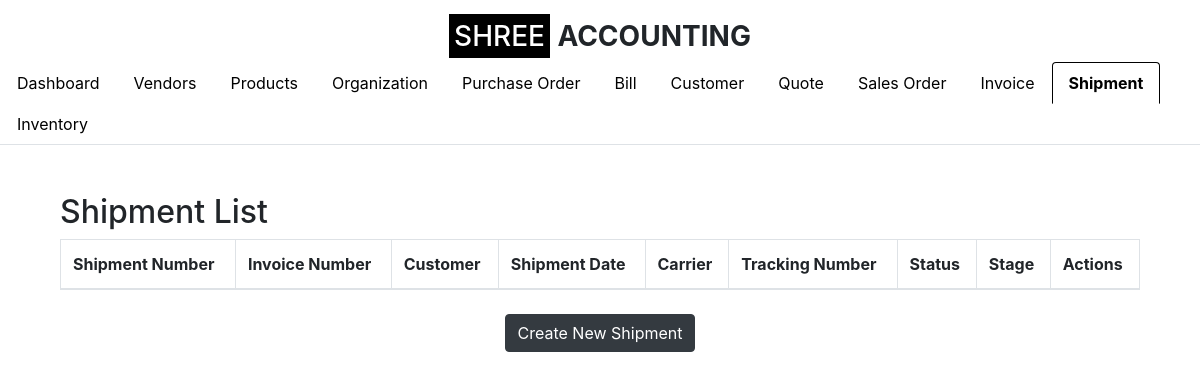
Page /shipment_list (signed in) on the earlier database version.
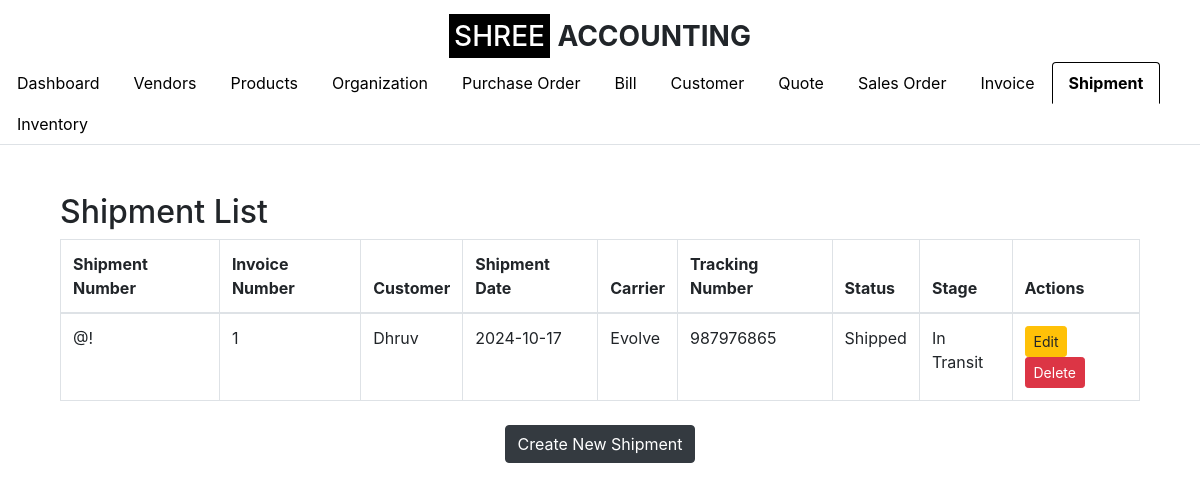
Same page on the later database version.
### app.py (models this page shows, shortened)
class Shipment(db.Model):
    __tablename__ = 'shipment'
    id = db.Column(db.Integer, primary_key=True)
    shipment_number = db.Column(db.String(50), nullable=False, unique=True)
    invoice_id = db.Column(db.Integer, db.ForeignKey('invoice.id'), nullable=False)
    shipment_date = db.Column(db.Date, nullable=False)
    carrier = db.Column(db.String(100), nullable=True)
    tracking_number = db.Column(db.String(100), nullable=True)
    status = db.Column(db.String(50), nullable=False, default='Pending')  # Status of the shipment
    stage = db.Column(db.String(50), nullable=False, default='Pending')  # Shipment stages
    organization_id = db.Column(db.Integer, db.ForeignKey('organization.id'), nullable=False)
    invoice = db.relationship('Invoice', backref=db.backref('shipments', lazy=True))
    organization = db.relationship('Organization', backref=db.backref('shipments', lazy=True))

class Invoice(db.Model):
    __tablename__ = 'invoice'
    id = db.Column(db.Integer, primary_key=True)
    invoice_number = db.Column(db.String(50), nullable=False, unique=True)
    customer_id = db.Column(db.Integer, db.ForeignKey('customer.id'), nullable=False)
    invoice_date = db.Column(db.Date, nullable=False)
    total_amount = db.Column(db.Float, nullable=False)
    status = db.Column(db.String(50), nullable=False, default='Draft')
    organization_id = db.Column(db.Integer, db.ForeignKey('organization.id'), nullable=False)
    customer = db.relationship('Customer', backref=db.backref('invoices', lazy=True))
    line_items = db.relationship('InvoiceLineItem', backref='invoice_ref', lazy=True, cascade="all, delete-orphan")

class Customer(db.Model):
    id = db.Column(db.Integer, primary_key=True)
    customer_name = db.Column(db.String(100), nullable=False)
    company_name = db.Column(db.String(100), nullable=False)
    email_id = db.Column(db.String(100), nullable=False)
    phone_number = db.Column(db.String(15), nullable=False)
    address = db.Column(db.String(255), nullable=False)
    gst_number = db.Column(db.String(15), nullable=True)  # GST Number is optional
    organization_id = db.Column(db.Integer, db.ForeignKey('organization.id'), nullable=False)
    organization = db.relationship('Organization', backref=db.backref('customers', lazy=True))

### app.py (the view)
    def wrap(*args, **kwargs):
        if 'logged_in' in session:
            return f(*args, **kwargs)
        else:
            flash('Please log in first.', 'warning')
            return redirect(url_for('login'))

### app.py (called while the page is built)
def login_required(f):
    def wrap(*args, **kwargs):
        if 'logged_in' in session:
            return f(*args, **kwargs)
        else:
            flash('Please log in first.', 'warning')
            return redirect(url_for('login'))
    wrap.__name__ = f.__name__
    return wrap

@app.route('/shipment_list')
@login_required
def shipment_list():
    organization_id = session.get('organization_id')
    shipments = Shipment.query.join(Invoice).filter(
        Invoice.organization_id == organization_id,
        Shipment.organization_id == organization_id
    ).all()
    return render_template('shipment_list.html', shipments=shipments, show_logo=True, active_tab='shipment')

### templates/shipment_list.html (shortened to what this page needs)
{% extends "base.html" %}
{% block content %}
<div class="container mt-5">
    <h2>Shipment List</h2>
        <table class="table table-bordered">
        <thead>
            <tr>
                <th>Shipment Number</th>
                <th>Invoice Number</th>
                <th>Customer</th>
                <th>Shipment Date</th>
                <th>Carrier</th>
                <th>Tracking Number</th>
                <th>Status</th>
                <th>Stage</th>
                <th>Actions</th>
            </tr>
        </thead>
        <tbody>
            {% for shipment in shipments %}
            <tr>
                <td>{{ shipment.shipment_number }}</td>
                <td>{{ shipment.invoice.invoice_number }}</td>
                <td>{{ shipment.invoice.customer.customer_name }}</td>
                <td>{{ shipment.shipment_date }}</td>
                <td>{{ shipment.carrier }}</td>
                <td>{{ shipment.tracking_number }}</td>
                <td>{{ shipment.status }}</td>
                <td>{{ shipment.stage }}</td>
                <td>
                    <a href="{{ url_for('edit_shipment', shipment_id=shipment.id) }}" class="btn btn-warning btn-sm">Edit</a>
                    <form action="{{ url_for('delete_shipment', shipment_id=shipment.id) }}" method="POST" style="display:inline-block;">
                        <button type="submit" class="btn btn-danger btn-sm" onclick="return confirm('Are you sure you want to delete this shipment?')">Delete</button>
                    </form>
                </td>
            </tr>
            {% endfor %}
        </tbody>
    </table>
    <div class="text-center mt-4">
        <a href="{{ url_for('create_shipment') }}" class="btn btn-dark">Create New Shipment</a>
    </div>
</div>
{% endblock %}

### templates/base.html (shortened to what this page needs)
<!DOCTYPE html>
<html lang="en">
<head>
    <link href="https://stackpath.bootstrapcdn.com/bootstrap/4.5.2/css/bootstrap.min.css" rel="stylesheet">
</head>
<body>
{% if show_logo %}
<div class="text-center logo">
    <h3><span style="background-color:black;color:white;padding:5px;">SHREE</span> <span style="font-weight:bold;">ACCOUNTING</span></h3>
</div>
{% endif %}
<ul class="nav nav-tabs">
    <li class="nav-item">
        <a class="nav-link {% if active_tab == 'dashboard' %}active{% endif %}" href="/dashboard">Dashboard</a>
    </li>
    <li class="nav-item">
        <a class="nav-link {% if active_tab == 'vendor_master' %}active{% endif %}" href="/vendor_list">Vendors</a>
    </li>
    <li class="nav-item">
    <a class="nav-link {% if active_tab == 'product' %}active{% endif %}" href="/product_list">Products</a>
    </li>
    <li class="nav-item">
                <a class="nav-link" href="{{ url_for('organization_list') }}">Organization</a>
    </li>
    <li class="nav-item">
    <a class="nav-link {% if active_tab == 'purchase_order' %}active{% endif %}" href="/purchase_order_list">Purchase Order</a>
    </li>
    <li class="nav-item">
        <a class="nav-link {% if active_tab == 'bill' %}active{% endif %}" href="/bill">Bill</a>
    </li>
    <li class="nav-item">
        <a class="nav-link {% if active_tab == 'customer' %}active{% endif %}" href="/customer_list">Customer</a>
    </li>
    <li class="nav-item">
        <a class="nav-link {% if active_tab == 'quote' %}active{% endif %}" href="/quote">Quote</a>
    </li>
    <li class="nav-item">
        <a class="nav-link {% if active_tab == 'sales_order' %}active{% endif %}" href="/sales_order">Sales Order</a>
    </li>
    <li class="nav-item">
        <a class="nav-link {% if active_tab == 'invoice' %}active{% endif %}" href="/invoice">Invoice</a>
    </li>
    <li class="nav-item">
        <a class="nav-link {% if active_tab == 'shipment' %}active{% endif %}" href="/shipment_list">Shipment</a>
    </li>
    <li class="nav-item">
        <a class="nav-link {% if active_tab == 'inventory' %}active{% endif %}" href="/inventory">Inventory</a>
    </li>
</ul>
<div class="container">
    {% block content %}
    {% endblock %}
</div>
</body>
</html>

### templates/base.html (style rules this page uses)
.logo { margin-top: 20px; }
.nav-tabs { margin-bottom: 20px; }
.nav-tabs .nav-link { color: #000; }
.nav-tabs .nav-link.active { border-color: #000 #000 #fff; color: #000; font-weight: bold; }

Differences in the rows shown:
added Shipment: shipment_number "@!", invoice.invoice_number "1", invoice.customer.customer_name "Dhruv", shipment_date "2024-10-17", carrier "Evolve", tracking_number "987976865", status "Shipped", stage "In Transit"
